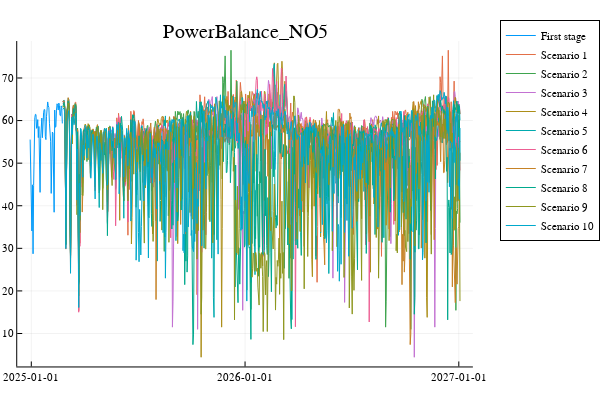
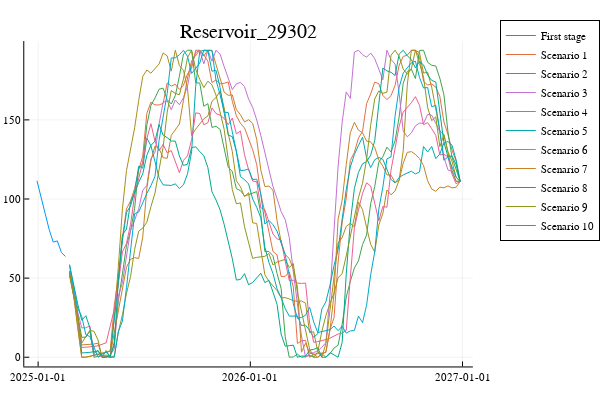
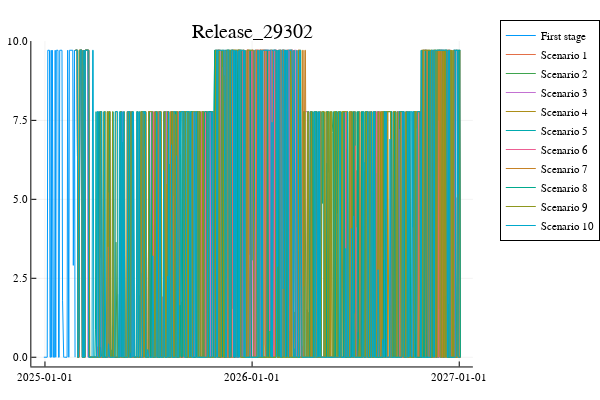

The cell these charts' notebook holds for them, in order:
### Code cell
concept = BALANCE_CONCEPT
instance = "PowerBalance_NO5"
id = Id(concept, instance)

plot_price(prob, id, t)

concept = STORAGE_CONCEPT
instance = "Reservoir_29302"
id = Id(concept, instance)

plot_var(prob, id, datayear)

concept = FLOW_CONCEPT
instance = "Release_29302"
id = Id(concept, instance)

plot_var(prob, id, datayear)
